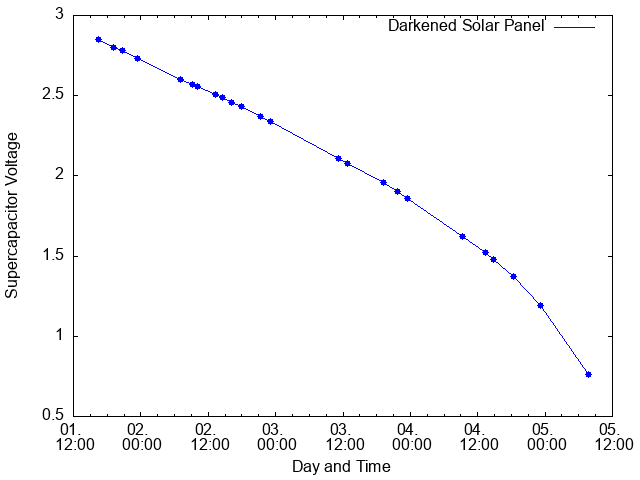

The script that saved this image:
set term png
set output "plot.png"

set xdata time
set format x "%d. \n %H:%M"
set timefmt "%d-%H:%M"

show style line
set ylabel 'Supercapacitor Voltage'
set xlabel 'Day and Time'

set style line 1 lt rgb "blue" lw 1 pt 2
set style line 2 lc rgb 'blue' pt 7

plot "plot.data" using 1:2 w lines ls 1 title 'Darkened Solar Panel', \
    "" using 1:2 w points ls 2 title ''